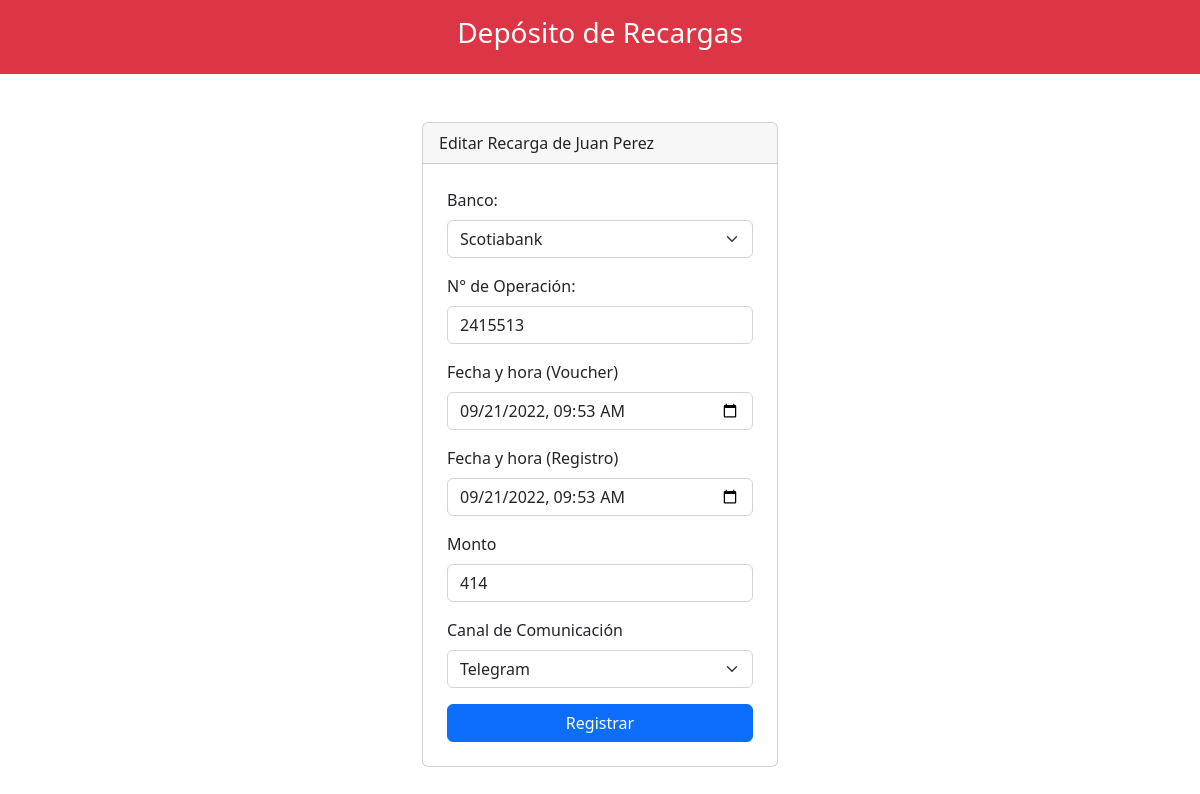
The app's page /editar.php?id_recarga=7 with its own data.
### tables this page shows
CREATE TABLE `usuario` (
  `id_user` int(11) NOT NULL,
  `nombre_user` varchar(100) NOT NULL,
  `apellido_user` varchar(100) NOT NULL,
  `tipo_user` varchar(20) NOT NULL,
  `saldo_user` float NOT NULL,
  PRIMARY KEY (`id_user`)
);

CREATE TABLE `recarga` (
  `id_recarga` int(11) NOT NULL AUTO_INCREMENT,
  `id_user` int(11) NOT NULL,
  `banco_recarga` varchar(20) NOT NULL,
  `n_operacion` varchar(20) NOT NULL,
  `fecha_voucher` datetime NOT NULL,
  `fecha_monto` datetime NOT NULL,
  `monto` float NOT NULL,
  `recarga_canal` varchar(10) NOT NULL,
  PRIMARY KEY (`id_recarga`),
  KEY `id_user` (`id_user`),
  CONSTRAINT `recarga_ibfk_1` FOREIGN KEY (`id_user`) REFERENCES `usuario` (`id_user`)
);

CREATE TABLE `bancos` (
  `id_banco` int(11) NOT NULL AUTO_INCREMENT,
  `nombre_banco` varchar(30) NOT NULL,
  PRIMARY KEY (`id_banco`)
);

### editar.php (the view, shortened to what this page needs)
<!doctype html>
<html lang="es">
<head>
    <link rel="stylesheet" href="https://cdn.jsdelivr.net/npm/bootstrap@5.2.0/dist/css/bootstrap.min.css"
>
    <link rel="stylesheet" href="https://cdn.jsdelivr.net/npm/bootstrap-icons@1.9.1/font/bootstrap-icons.css">
</head>
<body>
    <?php include 'template/header.php' ?>
    <?php
        include_once 'model/conexion.php';
        $id_recarga = $_GET['id_recarga'];
        $s_recarga = $bd->prepare("SELECT * FROM recarga WHERE id_recarga = ?;");
        $s_recarga->execute([$id_recarga]);
        $recarga_usuario = $s_recarga->fetch(PDO::FETCH_OBJ);
        $s_usuario = $bd->prepare("SELECT nombre_user,apellido_user FROM usuario WHERE id_user = 203450;");
        $s_usuario->execute();
        $nombre_usuario = $s_usuario->fetch(PDO::FETCH_OBJ);
        $bbanco = $bd->prepare("SELECT * FROM bancos");
        $bbanco->execute();
        $lista_banco = $bbanco->fetchAll(PDO::FETCH_OBJ);
    ?>
    <div class="container mt-5">
        <div class="row justify-content-center">
            <div class="col-md-4">
                <div class="card">
                    <div class="card-header">
                        Editar Recarga de <?php echo $nombre_usuario->nombre_user; ?> <?php echo $nombre_usuario->apellido_user; ?>
                    </div>
                    <form action="editar_proceso.php" class="p-4" method="POST">
                        <div class="mb-3">
                            <label class="form-label">Banco: </label>
                            <select name="form_banco" class="form-select" aria-label="Default select example" required>
                                <?php
                                    foreach ($lista_banco as $datobanco) {
                                ?>
                                <option value="<?php echo $datobanco->nombre_banco; ?>" <?php if ($datobanco->nombre_banco == $recarga_usuario->banco_recarga) {echo "selected";} ?> ><?php echo $datobanco->nombre_banco; ?></option>
                                <?php
                                    }
                                ?>
                            </select>
                        </div>
                        <div class="mb-3">
                            <label class="form-label">N° de Operación: </label>
                            <input type="number" class="form-control" name="form_operacion" required value="<?php echo $recarga_usuario->n_operacion; ?>">
                        </div>
                        <div class="mb-3">
                            <label class="form-label">Fecha y hora (Voucher)</label>
                            <input type="datetime-local" class="form-control" name="form_fvoucher" value="<?php echo $recarga_usuario->fecha_voucher; ?>">
                        </div>
                        <div class="mb-3">
                            <label class="form-label">Fecha y hora (Registro)</label>
                            <input type="datetime-local" class="form-control" name="form_fregistro" value="<?php echo $recarga_usuario->fecha_monto; ?>">
                        </div>
                        <div class="mb-3">
                            <label class="form-label">Monto</label>
                            <input type="number" class="form-control" name="form_fmonto" required value="<?php echo $recarga_usuario->monto; ?>">
                        </div>
                        <div class="mb-3">
                            <label class="form-label">Canal de Comunicación</label>
                            <select name="form_fcanal" class="form-select" aria-label="Default select example" required>
                                <option value="Telegram" <?php if ($recarga_usuario->recarga_canal == 'Telegram') {echo "selected";} ?>>Telegram</option>
                            </select>
                        </div>
                        <div class="d-grid">
                            <input type="submit" class="btn btn-primary" value="Registrar" required onclick="return confirm('¿Estás seguro de querer actualizar estos campos?');">
                        </div>
                    </form>
                </div>
            </div>
        </div>
    </div>
</body>
</html>

### records on screen
usuario: nombre_user "Juan", apellido_user "Perez"
recarga: form_banco "Scotiabank", form_operacion "2415513", form_fvoucher "09/21/2022 09:53", form_fregistro "09/21/2022 09:53", form_fmonto "414", form_fcanal "Telegram"
